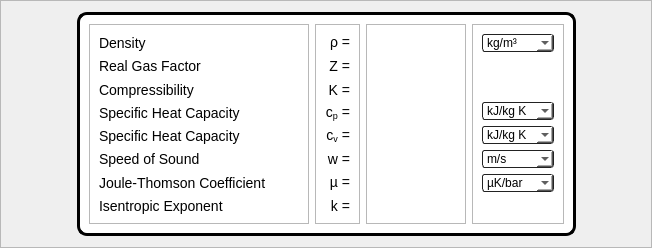
             <widget class="QFrame" name="frame_8">
              <property name="frameShape">
               <enum>QFrame::StyledPanel</enum>
              </property>
              <property name="frameShadow">
               <enum>QFrame::Raised</enum>
              </property>
              <layout class="QHBoxLayout" name="horizontalLayout_29">
               <item>
                <spacer name="horizontalSpacer_4">
                 <property name="orientation">
                  <enum>Qt::Horizontal</enum>
                 </property>
                 <property name="sizeHint" stdset="0">
                  <size>
                   <width>65</width>
                   <height>20</height>
                  </size>
                 </property>
                </spacer>
               </item>
               <item>
                <widget class="QFrame" name="frameState">
                 <property name="minimumSize">
                  <size>
                   <width>450</width>
                   <height>0</height>
                  </size>
                 </property>
                 <property name="styleSheet">
                  <string notr="true">QLabel {
	font-size: 14px;
}
 
#frameState {
	border: 3px solid black;
	border-radius: 10px;
	background: white;
}</string>
                 </property>
                 <property name="frameShape">
                  <enum>QFrame::StyledPanel</enum>
                 </property>
                 <property name="frameShadow">
                  <enum>QFrame::Raised</enum>
                 </property>
                 <layout class="QHBoxLayout" name="horizontalLayout_21">
                  <item>
                   <widget class="QFrame" name="frame_76">
                    <property name="minimumSize">
                     <size>
                      <width>220</width>
                      <height>0</height>
                     </size>
                    </property>
                    <property name="frameShape">
                     <enum>QFrame::StyledPanel</enum>
                    </property>
                    <property name="frameShadow">
                     <enum>QFrame::Raised</enum>
                    </property>
                    <layout class="QVBoxLayout" name="verticalLayout_64">
                     <item>
                      <widget class="QLabel" name="label_132">
                       <property name="font">
                        <font>
                         <pointsize>-1</pointsize>
                        </font>
                       </property>
                       <property name="text">
                        <string>Density</string>
                       </property>
                       <property name="textInteractionFlags">
                        <set>Qt::LinksAccessibleByMouse</set>
                       </property>
                      </widget>
                     </item>
                     <item>
                      <widget class="QLabel" name="label_136">
                       <property name="font">
                        <font>
                         <pointsize>-1</pointsize>
                        </font>
                       </property>
                       <property name="text">
                        <string>Real Gas Factor</string>
                       </property>
                      </widget>
                     </item>
                     <item>
                      <widget class="QLabel" name="label_133">
                       <property name="font">
                        <font>
                         <pointsize>-1</pointsize>
                        </font>
                       </property>
                       <property name="text">
                        <string>Compressibility</string>
                       </property>
                      </widget>
                     </item>
                     <item>
                      <widget class="QLabel" name="label_137">
                       <property name="font">
                        <font>
                         <pointsize>-1</pointsize>
                        </font>
                       </property>
                       <property name="text">
                        <string>Specific Heat Capacity</string>
                       </property>
                      </widget>
                     </item>
                     <item>
                      <widget class="QLabel" name="label_138">
                       <property name="font">
                        <font>
                         <pointsize>-1</pointsize>
                        </font>
                       </property>
                       <property name="text">
                        <string>Specific Heat Capacity</string>
                       </property>
                      </widget>
                     </item>
                     <item>
                      <widget class="QLabel" name="label_134">
                       <property name="font">
                        <font>
                         <pointsize>-1</pointsize>
                        </font>
                       </property>
                       <property name="text">
                        <string>Speed of Sound</string>
                       </property>
                      </widget>
                     </item>
                     <item>
                      <widget class="QLabel" name="label_135">
                       <property name="font">
                        <font>
                         <pointsize>-1</pointsize>
                        </font>
                       </property>
                       <property name="text">
                        <string>Joule-Thomson Coefficient</string>
                       </property>
                      </widget>
                     </item>
                     <item>
                      <widget class="QLabel" name="label_139">
                       <property name="font">
                        <font>
                         <pointsize>-1</pointsize>
                        </font>
                       </property>
                       <property name="text">
                        <string>Isentropic Exponent</string>
                       </property>
                      </widget>
                     </item>
                    </layout>
                   </widget>
                  </item>
                  <item>
                   <widget class="QFrame" name="frame_77">
                    <property name="frameShape">
                     <enum>QFrame::StyledPanel</enum>
                    </property>
                    <property name="frameShadow">
                     <enum>QFrame::Raised</enum>
                    </property>
                    <layout class="QVBoxLayout" name="verticalLayout_65">
                     <item>
                      <widget class="QLabel" name="label_140">
                       <property name="font">
                        <font>
                         <pointsize>-1</pointsize>
                        </font>
                       </property>
                       <property name="text">
                        <string>&lt;html&gt;&lt;head/&gt;&lt;body&gt;&lt;p&gt;ρ =&lt;/p&gt;&lt;/body&gt;&lt;/html&gt;</string>
                       </property>
                       <property name="alignment">
                        <set>Qt::AlignRight|Qt::AlignTrailing|Qt::AlignVCenter</set>
                       </property>
                      </widget>
                     </item>
                     <item>
                      <widget class="QLabel" name="label_144">
                       <property name="font">
                        <font>
                         <pointsize>-1</pointsize>
                        </font>
                       </property>
                       <property name="text">
                        <string>Z =</string>
                       </property>
                       <property name="alignment">
                        <set>Qt::AlignRight|Qt::AlignTrailing|Qt::AlignVCenter</set>
                       </property>
                      </widget>
                     </item>
                     <item>
                      <widget class="QLabel" name="label_141">
                       <property name="font">
                        <font>
                         <pointsize>-1</pointsize>
                        </font>
                       </property>
                       <property name="text">
                        <string>K =</string>
                       </property>
                       <property name="alignment">
                        <set>Qt::AlignRight|Qt::AlignTrailing|Qt::AlignVCenter</set>
                       </property>
                      </widget>
                     </item>
                     <item>
                      <widget class="QLabel" name="label_145">
                       <property name="font">
                        <font>
                         <pointsize>-1</pointsize>
                        </font>
                       </property>
                       <property name="text">
                        <string>&lt;html&gt;&lt;head/&gt;&lt;body&gt;&lt;p&gt;c&lt;span style=&quot; vertical-align:sub;&quot;&gt;p&lt;/span&gt; =&lt;/p&gt;&lt;/body&gt;&lt;/html&gt;</string>
                       </property>
                       <property name="alignment">
                        <set>Qt::AlignRight|Qt::AlignTrailing|Qt::AlignVCenter</set>
                       </property>
                      </widget>
                     </item>
                     <item>
                      <widget class="QLabel" name="label_146">
                       <property name="font">
                        <font>
                         <pointsize>-1</pointsize>
                        </font>
                       </property>
                       <property name="text">
                        <string>&lt;html&gt;&lt;head/&gt;&lt;body&gt;&lt;p&gt;c&lt;span style=&quot; vertical-align:sub;&quot;&gt;v&lt;/span&gt; =&lt;/p&gt;&lt;/body&gt;&lt;/html&gt;</string>
                       </property>
                       <property name="alignment">
                        <set>Qt::AlignRight|Qt::AlignTrailing|Qt::AlignVCenter</set>
                       </property>
                      </widget>
                     </item>
                     <item>
                      <widget class="QLabel" name="label_142">
                       <property name="font">
                        <font>
                         <pointsize>-1</pointsize>
                        </font>
                       </property>
                       <property name="text">
                        <string>&lt;html&gt;&lt;head/&gt;&lt;body&gt;&lt;p&gt;w =&lt;/p&gt;&lt;/body&gt;&lt;/html&gt;</string>
                       </property>
                       <property name="alignment">
                        <set>Qt::AlignRight|Qt::AlignTrailing|Qt::AlignVCenter</set>
                       </property>
                      </widget>
                     </item>
                     <item>
                      <widget class="QLabel" name="label_143">
                       <property name="font">
                        <font>
                         <pointsize>-1</pointsize>
                        </font>
                       </property>
                       <property name="text">
                        <string>&lt;html&gt;&lt;head/&gt;&lt;body&gt;&lt;p&gt;µ =&lt;/p&gt;&lt;/body&gt;&lt;/html&gt;</string>
                       </property>
                       <property name="alignment">
                        <set>Qt::AlignRight|Qt::AlignTrailing|Qt::AlignVCenter</set>
                       </property>
                      </widget>
                     </item>
                     <item>
                      <widget class="QLabel" name="label_147">
                       <property name="font">
                        <font>
                         <pointsize>-1</pointsize>
                        </font>
                       </property>
                       <property name="text">
                        <string>k =</string>
                       </property>
                       <property name="alignment">
                        <set>Qt::AlignRight|Qt::AlignTrailing|Qt::AlignVCenter</set>
                       </property>
                      </widget>
                     </item>
                    </layout>
                   </widget>
                  </item>
                  <item>
                   <widget class="QFrame" name="frame_78">
                    <property name="minimumSize">
                     <size>
                      <width>100</width>
                      <height>0</height>
                     </size>
                    </property>
                    <property name="frameShape">
                     <enum>QFrame::StyledPanel</enum>
                    </property>
                    <property name="frameShadow">
                     <enum>QFrame::Raised</enum>
                    </property>
                    <layout class="QVBoxLayout" name="verticalLayout_66">
                     <item>
                      <widget class="QLabel" name="labelArbitraryVal_rho">
                       <property name="font">
                        <font>
                         <pointsize>-1</pointsize>
                        </font>
                       </property>
                       <property name="text">
                        <string>&lt;html&gt;&lt;head/&gt;&lt;body&gt;&lt;p/&gt;&lt;/body&gt;&lt;/html&gt;</string>
                       </property>
                       <property name="alignment">
                        <set>Qt::AlignRight|Qt::AlignTrailing|Qt::AlignVCenter</set>
                       </property>
                       <property name="textInteractionFlags">
                        <set>Qt::LinksAccessibleByMouse|Qt::TextSelectableByMouse</set>
                       </property>
                      </widget>
                     </item>
                     <item>
                      <widget class="QLabel" name="labelArbitraryVal_Z">
                       <property name="font">
                        <font>
                         <pointsize>-1</pointsize>
                        </font>
                       </property>
                       <property name="text">
                        <string>&lt;html&gt;&lt;head/&gt;&lt;body&gt;&lt;p/&gt;&lt;/body&gt;&lt;/html&gt;</string>
                       </property>
                       <property name="alignment">
                        <set>Qt::AlignRight|Qt::AlignTrailing|Qt::AlignVCenter</set>
                       </property>
                       <property name="textInteractionFlags">
                        <set>Qt::LinksAccessibleByMouse|Qt::TextSelectableByMouse</set>
                       </property>
                      </widget>
                     </item>
                     <item>
                      <widget class="QLabel" name="labelArbitraryVal_K">
                       <property name="font">
                        <font>
                         <pointsize>-1</pointsize>
                        </font>
                       </property>
                       <property name="text">
                        <string>&lt;html&gt;&lt;head/&gt;&lt;body&gt;&lt;p/&gt;&lt;/body&gt;&lt;/html&gt;</string>
                       </property>
                       <property name="alignment">
                        <set>Qt::AlignRight|Qt::AlignTrailing|Qt::AlignVCenter</set>
                       </property>
                       <property name="textInteractionFlags">
                        <set>Qt::LinksAccessibleByMouse|Qt::TextSelectableByMouse</set>
                       </property>
                      </widget>
                     </item>
                     <item>
                      <widget class="QLabel" name="labelArbitraryVal_cp">
                       <property name="font">
                        <font>
                         <pointsize>-1</pointsize>
                        </font>
                       </property>
                       <property name="text">
                        <string>&lt;html&gt;&lt;head/&gt;&lt;body&gt;&lt;p/&gt;&lt;/body&gt;&lt;/html&gt;</string>
                       </property>
                       <property name="alignment">
                        <set>Qt::AlignRight|Qt::AlignTrailing|Qt::AlignVCenter</set>
                       </property>
                       <property name="textInteractionFlags">
                        <set>Qt::LinksAccessibleByMouse|Qt::TextSelectableByMouse</set>
                       </property>
                      </widget>
                     </item>
                     <item>
                      <widget class="QLabel" name="labelArbitraryVal_cv">
                       <property name="font">
                        <font>
                         <pointsize>-1</pointsize>
                        </font>
                       </property>
                       <property name="text">
                        <string>&lt;html&gt;&lt;head/&gt;&lt;body&gt;&lt;p/&gt;&lt;/body&gt;&lt;/html&gt;</string>
                       </property>
                       <property name="alignment">
                        <set>Qt::AlignRight|Qt::AlignTrailing|Qt::AlignVCenter</set>
                       </property>
                       <property name="textInteractionFlags">
                        <set>Qt::LinksAccessibleByMouse|Qt::TextSelectableByMouse</set>
                       </property>
                      </widget>
                     </item>
                     <item>
                      <widget class="QLabel" name="labelArbitraryVal_w">
                       <property name="font">
                        <font>
                         <pointsize>-1</pointsize>
                        </font>
                       </property>
                       <property name="text">
                        <string>&lt;html&gt;&lt;head/&gt;&lt;body&gt;&lt;p/&gt;&lt;/body&gt;&lt;/html&gt;</string>
                       </property>
                       <property name="alignment">
                        <set>Qt::AlignRight|Qt::AlignTrailing|Qt::AlignVCenter</set>
                       </property>
                       <property name="textInteractionFlags">
                        <set>Qt::LinksAccessibleByMouse|Qt::TextSelectableByMouse</set>
                       </property>
                      </widget>
                     </item>
                     <item>
                      <widget class="QLabel" name="labelArbitraryVal_mu">
                       <property name="font">
                        <font>
                         <pointsize>-1</pointsize>
                        </font>
                       </property>
                       <property name="text">
                        <string>&lt;html&gt;&lt;head/&gt;&lt;body&gt;&lt;p/&gt;&lt;/body&gt;&lt;/html&gt;</string>
                       </property>
                       <property name="alignment">
                        <set>Qt::AlignRight|Qt::AlignTrailing|Qt::AlignVCenter</set>
                       </property>
                       <property name="textInteractionFlags">
                        <set>Qt::LinksAccessibleByMouse|Qt::TextSelectableByMouse</set>
                       </property>
                      </widget>
                     </item>
                     <item>
                      <widget class="QLabel" name="labelArbitraryVal_k">
                       <property name="font">
                        <font>
                         <pointsize>-1</pointsize>
                        </font>
                       </property>
                       <property name="text">
                        <string>&lt;html&gt;&lt;head/&gt;&lt;body&gt;&lt;p/&gt;&lt;/body&gt;&lt;/html&gt;</string>
                       </property>
                       <property name="alignment">
                        <set>Qt::AlignRight|Qt::AlignTrailing|Qt::AlignVCenter</set>
                       </property>
                       <property name="textInteractionFlags">
                        <set>Qt::LinksAccessibleByMouse|Qt::TextSelectableByMouse</set>
                       </property>
                      </widget>
                     </item>
                    </layout>
                   </widget>
                  </item>
                  <item>
                   <widget class="QFrame" name="frame_79">
                    <property name="styleSheet">
                     <string notr="true">QComboBox
{   
    border: 1px solid #222;
    border-radius: 3;
}

QComboBox::drop-down
{
     color: white;     
 }

QComboBox QAbstractItemView
{
    border: 1px solid #222;
    color: black;
    selection-background-color: QLinearGradient(x1: 0, y1: 0, x2: 0, y2: 1, stop: 0 #696a6a, stop: 1 #212222);
}</string>
                    </property>
                    <property name="frameShape">
                     <enum>QFrame::StyledPanel</enum>
                    </property>
                    <property name="frameShadow">
                     <enum>QFrame::Raised</enum>
                    </property>
                    <layout class="QVBoxLayout" name="verticalLayout_67">
                     <item>
                      <widget class="QComboBox" name="comboBoxArbitraryUnit_rho">
                       <property name="styleSheet">
                        <string notr="true">background-color: rgb(255, 255, 255);</string>
                       </property>
                       <item>
                        <property name="text">
                         <string>kg/m³</string>
                        </property>
                       </item>
                       <item>
                        <property name="text">
                         <string>lb/ft³</string>
                        </property>
                       </item>
                      </widget>
                     </item>
                     <item>
                      <widget class="QLabel" name="label_17">
                       <property name="text">
                        <string/>
                       </property>
                      </widget>
                     </item>
                     <item>
                      <widget class="QLabel" name="label_18">
                       <property name="text">
                        <string/>
                       </property>
                      </widget>
                     </item>
                     <item>
                      <widget class="QComboBox" name="comboBoxArbitraryUnit_cp">
                       <property name="styleSheet">
                        <string notr="true">background-color: rgb(255, 255, 255);</string>
                       </property>
                       <item>
                        <property name="text">
                         <string>kJ/kg K</string>
                        </property>
                       </item>
                       <item>
                        <property name="text">
                         <string>BTU/lb °F</string>
                        </property>
                       </item>
                      </widget>
                     </item>
                     <item>
                      <widget class="QComboBox" name="comboBoxArbitraryUnit_cv">
                       <property name="styleSheet">
                        <string notr="true">background-color: rgb(255, 255, 255);</string>
                       </property>
                       <item>
                        <property name="text">
                         <string>kJ/kg K</string>
                        </property>
                       </item>
                       <item>
                        <property name="text">
                         <string>BTU/lb °F</string>
                        </property>
                       </item>
                      </widget>
                     </item>
                     <item>
                      <widget class="QComboBox" name="comboBoxArbitraryUnit_w">
                       <property name="styleSheet">
                        <string notr="true">background-color: rgb(255, 255, 255);</string>
                       </property>
                       <item>
                        <property name="text">
                         <string>m/s</string>
                        </property>
                       </item>
                       <item>
                        <property name="text">
                         <string>ft/s</string>
                        </property>
                       </item>
                      </widget>
                     </item>
                     <item>
                      <widget class="QComboBox" name="comboBoxArbitraryUnit_mu">
                       <property name="styleSheet">
                        <string notr="true">background-color: rgb(255, 255, 255);</string>
                       </property>
                       <item>
                        <property name="text">
                         <string>µK/bar</string>
                        </property>
                       </item>
                       <item>
                        <property name="text">
                         <string>µ°F/psi</string>
                        </property>
                       </item>
                      </widget>
                     </item>
                     <item>
                      <widget class="QLabel" name="label_16">
                       <property name="text">
                        <string/>
                       </property>
                      </widget>
                     </item>
                    </layout>
                   </widget>
                  </item>
                 </layout>
                </widget>
               </item>
               <item>
                <spacer name="horizontalSpacer_5">
                 <property name="orientation">
                  <enum>Qt::Horizontal</enum>
                 </property>
                 <property name="sizeHint" stdset="0">
                  <size>
                   <width>64</width>
                   <height>20</height>
                  </size>
                 </property>
                </spacer>
               </item>
              </layout>
             </widget>
